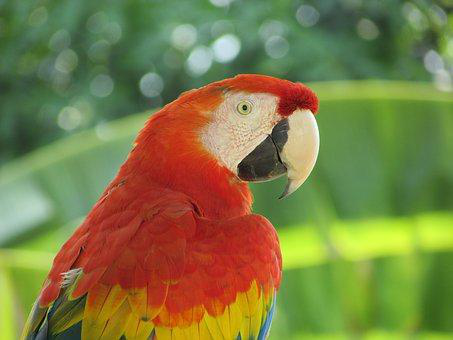
#> input picture image/parrot.png, 453 x 340 px, found by its file name
$ python ex2.py
#> lines starting #> are read from the running program, lines starting #| are printed output that depends on the picture
import numpy as np
from skimage import img_as_ubyte
from skimage.metrics import peak_signal_noise_ratio as compare_psnr # 이전 오류 수정 반영
from PIL import Image
import matplotlib.pylab as pylab
import os # 파일 경로 관련 모듈 import

# 이미지 파일 경로 설정
image_path = r"image\parrot.png"

# 영상 표시 함수
def plot_image(image, title=''):
    pylab.title(title, size=20)
    pylab.imshow(image)
    pylab.axis('off') # 그래프에 축 보이기 원한다면 이 라인 주석처리

# 히스토그램 그리기 함수
def plot_hist(r, g, b, title=''):
    r_ubyte, g_ubyte, b_ubyte = img_as_ubyte(r), img_as_ubyte(g), img_as_ubyte(b)
    r_flat, g_flat, b_flat = np.array(r_ubyte).ravel(), np.array(g_ubyte).ravel(), np.array(b_ubyte).ravel()
    pylab.hist(r_flat, bins=256, range=(0, 256), color='r', alpha=0.5)
    pylab.hist(g_flat, bins=256, range=(0, 256), color='g', alpha=0.5)
    pylab.hist(b_flat, bins=256, range=(0, 256), color='b', alpha=0.5)
    pylab.xlabel('pixel value', size=20)
    pylab.ylabel('frequency', size=20)
    pylab.title(title, size=20)

try:
    # 이미지 불러오기
    im_original = Image.open(image_path)
#> im_original is the input picture: PIL image 453x340 RGB; mean R, G, B 125.4, 124.4, 68.5

    pylab.style.use('ggplot')
    pylab.figure(figsize=(15, 10)) # 두 개의 subplot을 세로로 배치하기 위해 figsize 조정

    # 원본 이미지 표시
    pylab.subplot(221), plot_image(im_original, 'original image')
    pylab.subplot(222)
    im_r_orig, im_g_orig, im_b_orig = im_original.split()
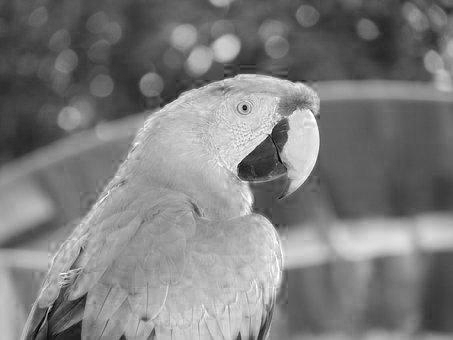
#> im_r_orig: PIL image 453x340 L; min 0, max 255, mean 125.4
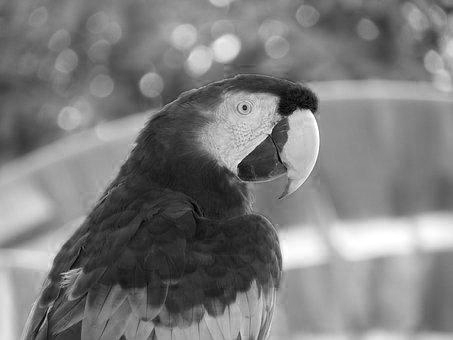
#> im_g_orig: PIL image 453x340 L; min 0, max 255, mean 124.4
    plot_hist(im_r_orig, im_g_orig, im_b_orig, 'histogram of RGB channels (original)')

    # 로그 변환 적용
    im_log = im_original.point(lambda i: 255 * np.log(1 + i / 255))
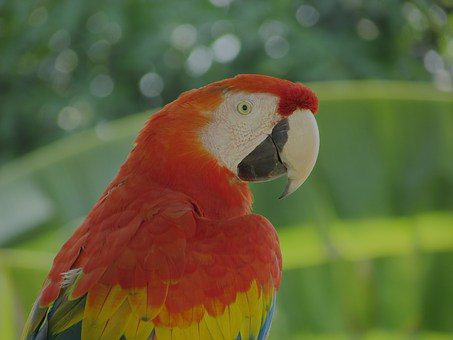
#> im_log: PIL image 453x340 RGB; mean R, G, B 100, 99, 58.9
    im_r_log, im_g_log, im_b_log = im_log.split()
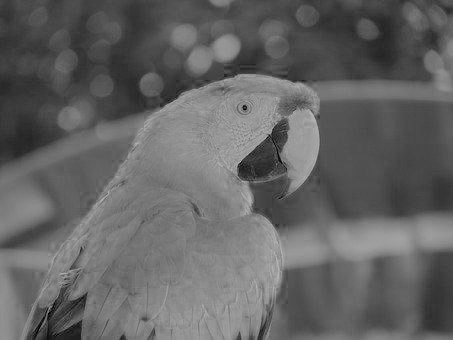
#> im_r_log: PIL image 453x340 L; min 0, max 177, mean 100
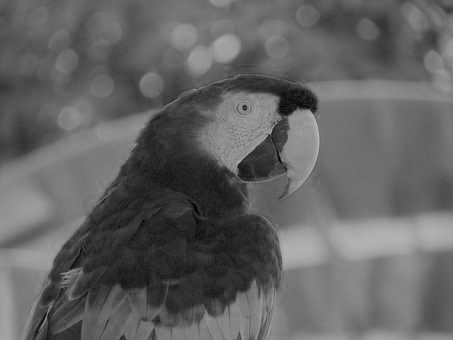
#> im_g_log: PIL image 453x340 L; min 0, max 177, mean 99
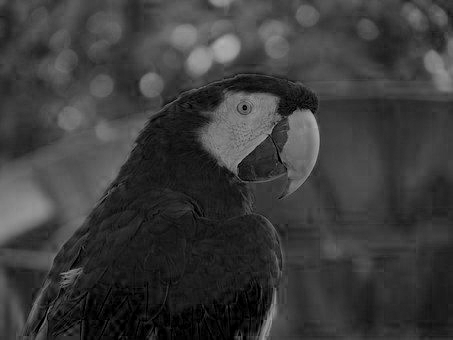
#> im_b_log: PIL image 453x340 L; min 0, max 176, mean 58.9

    # 로그 변환된 이미지 표시
    pylab.subplot(223), plot_image(im_log, 'image after log transform')
    pylab.subplot(224)
    plot_hist(im_r_log, im_g_log, im_b_log, 'histogram of RGB channels (log transform)')

    pylab.tight_layout() # subplot 간 간격 자동 조정
    pylab.show()

except FileNotFoundError:
    print(f"오류: {image_path} 파일을 찾을 수 없습니다. 경로를 확인해주세요.")
except Exception as e:
    print(f"예상치 못한 오류가 발생했습니다: {e}")
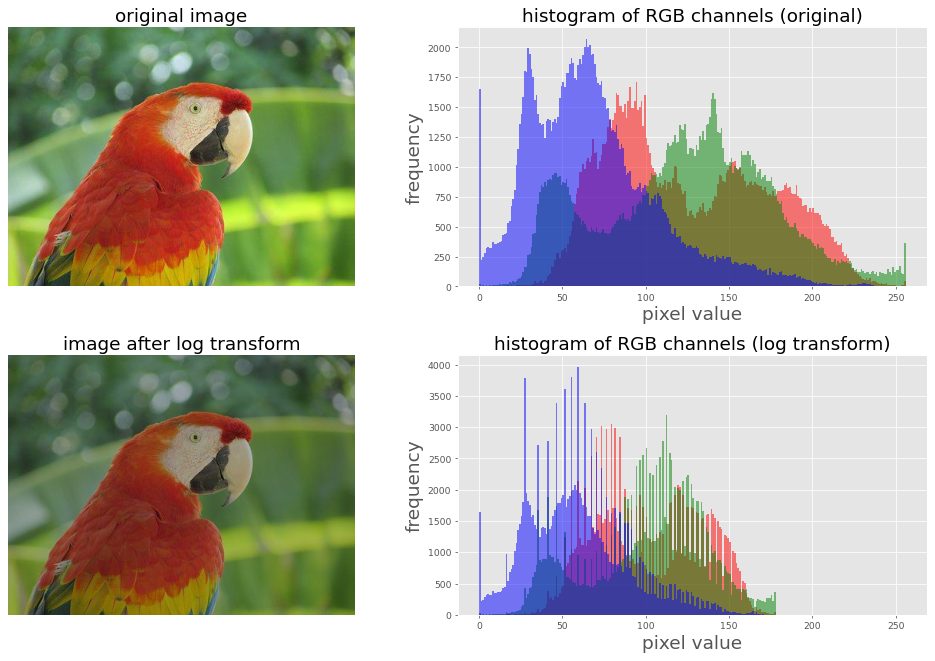
#> figure drawn by matplotlib, 4 panels; panel 2: tallest bar 1710 high, from x = 94 to 95; panel 2: tallest bar 1620 high, from x = 140 to 141; panel 2: tallest bar 2071 high, from x = 64 to 65; panel 4: tallest bar 3046 high, from x = 79 to 80
